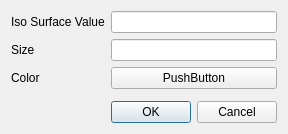
<?xml version="1.0" encoding="UTF-8"?>
<ui version="4.0">
 <class>MarchingCubesSceneDialog</class>
 <widget class="QDialog" name="MarchingCubesSceneDialog">
  <property name="windowModality">
   <enum>Qt::ApplicationModal</enum>
  </property>
  <property name="geometry">
   <rect>
    <x>0</x>
    <y>0</y>
    <width>263</width>
    <height>128</height>
   </rect>
  </property>
  <property name="windowTitle">
   <string>Dialog</string>
  </property>
  <layout class="QFormLayout" name="formLayout">
   <property name="fieldGrowthPolicy">
    <enum>QFormLayout::AllNonFixedFieldsGrow</enum>
   </property>
   <item row="0" column="0">
    <widget class="QLabel" name="label">
     <property name="text">
      <string>Iso Surface Value</string>
     </property>
    </widget>
   </item>
   <item row="0" column="1">
    <widget class="QLineEdit" name="iso_line">
     <property name="text">
      <string/>
     </property>
    </widget>
   </item>
   <item row="1" column="0">
    <widget class="QLabel" name="label_2">
     <property name="text">
      <string>Size</string>
     </property>
    </widget>
   </item>
   <item row="3" column="0">
    <spacer name="verticalSpacer">
     <property name="orientation">
      <enum>Qt::Vertical</enum>
     </property>
     <property name="sizeHint" stdset="0">
      <size>
       <width>20</width>
       <height>40</height>
      </size>
     </property>
    </spacer>
   </item>
   <item row="4" column="1">
    <widget class="QDialogButtonBox" name="buttonBox">
     <property name="orientation">
      <enum>Qt::Horizontal</enum>
     </property>
     <property name="standardButtons">
      <set>QDialogButtonBox::Cancel|QDialogButtonBox::Ok</set>
     </property>
    </widget>
   </item>
   <item row="1" column="1">
    <widget class="QLineEdit" name="size_line">
     <property name="text">
      <string/>
     </property>
    </widget>
   </item>
   <item row="2" column="0">
    <widget class="QLabel" name="label_3">
     <property name="text">
      <string>Color</string>
     </property>
    </widget>
   </item>
   <item row="2" column="1">
    <widget class="QPushButton" name="color_button">
     <property name="text">
      <string>PushButton</string>
     </property>
    </widget>
   </item>
  </layout>
 </widget>
 <resources/>
 <connections>
  <connection>
   <sender>buttonBox</sender>
   <signal>accepted()</signal>
   <receiver>MarchingCubesSceneDialog</receiver>
   <slot>accept()</slot>
   <hints>
    <hint type="sourcelabel">
     <x>248</x>
     <y>254</y>
    </hint>
    <hint type="destinationlabel">
     <x>157</x>
     <y>274</y>
    </hint>
   </hints>
  </connection>
  <connection>
   <sender>buttonBox</sender>
   <signal>rejected()</signal>
   <receiver>MarchingCubesSceneDialog</receiver>
   <slot>reject()</slot>
   <hints>
    <hint type="sourcelabel">
     <x>316</x>
     <y>260</y>
    </hint>
    <hint type="destinationlabel">
     <x>286</x>
     <y>274</y>
    </hint>
   </hints>
  </connection>
 </connections>
</ui>
